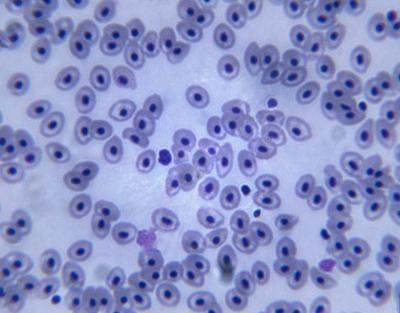
#> input picture test_data/test.jpg, 400 x 313 px
$ python thresh_segment.py
#> lines starting #> are read from the running program, lines starting #| are printed output that depends on the picture; after the words box and inside, x2 and y2 are one past the last pixel; in counts of white or black regions, pixels touching at a corner belong together
import numpy as np
import cv2 as cv
from matplotlib import pyplot as plt

img = cv.imread('test_data/test.jpg')
#> img is the input picture: shape (313, 400, 3); mean B, G, R 200.1, 147.4, 140.2
gray = cv.cvtColor(img,cv.COLOR_BGR2GRAY)
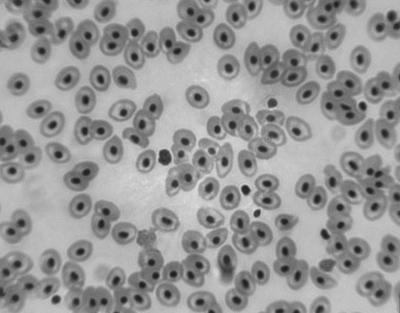
#> gray: shape (313, 400); min 27, max 220, mean 151.3
ret, thresh = cv.threshold(gray,0,255,cv.THRESH_BINARY_INV+cv.THRESH_OTSU)
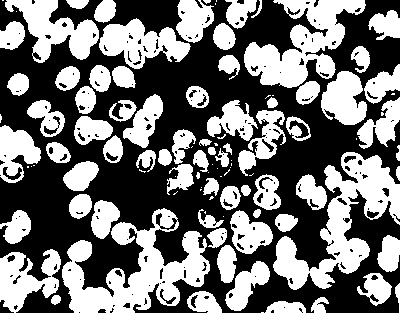
#> thresh: shape (313, 400); 45.4% white; 107 white regions (34 under 20 px), largest, box (x1, y1, x2, y2) and area: (62, 208, 210, 313) 6914, (273, 152, 400, 290) 6343, (244, 0, 366, 88) 4964
#> ret = 148

# noise removal
kernel = np.ones((3,3),np.uint8)
opening = cv.morphologyEx(thresh,cv.MORPH_OPEN,kernel, iterations = 2)
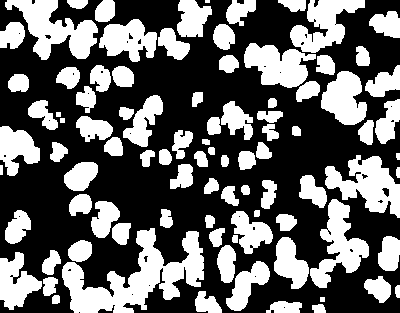
#> opening: shape (313, 400); 39.6% white; 91 white regions (1 under 20 px), largest, box (x1, y1, x2, y2) and area: (62, 228, 204, 313) 5250, (5, 0, 98, 60) 2652, (325, 155, 400, 218) 2481
# sure background area
sure_bg = cv.dilate(opening,kernel,iterations=3)
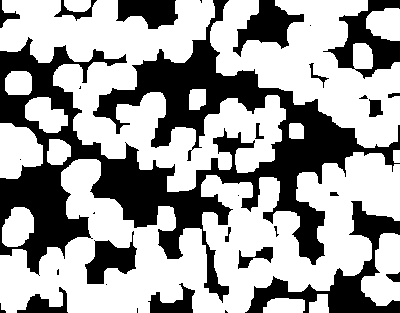
#> sure_bg: shape (313, 400); 62.8% white; 31 black regions (10 under 20 px), largest, box (x1, y1, x2, y2) and area: (0, 0, 400, 303) 32925, (245, 201, 400, 313) 4167, (323, 0, 400, 79) 2321
# Finding sure foreground area
dist_transform = cv.distanceTransform(opening,cv.DIST_L2,5)
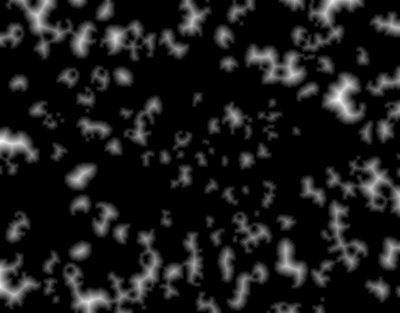
#> dist_transform: shape (313, 400) float32; min 0, max 14.98, mean 1.52; drawn with min black and max white
ret, sure_fg = cv.threshold(dist_transform,0.7*dist_transform.max(),255,0)
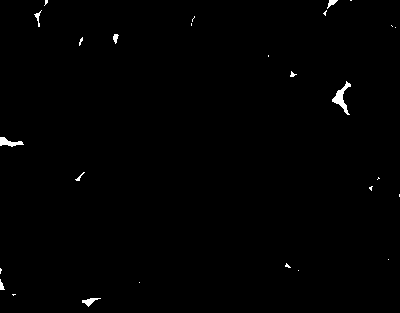
#> sure_fg: shape (313, 400) float32; 0.57% white; 27 white regions (18 under 20 px), largest, box (x1, y1, x2, y2) and area: (332, 81, 351, 115) 214, (0, 137, 24, 147) 123, (82, 298, 101, 307) 74
#> ret = 10.49
# Finding unknown region
sure_fg = np.uint8(sure_fg)
unknown = cv.subtract(sure_bg,sure_fg)
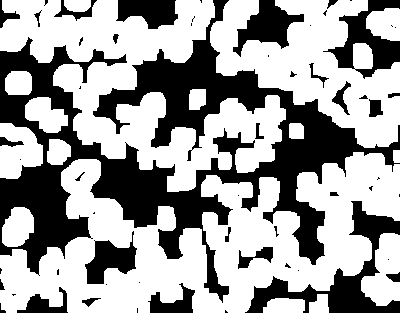
#> unknown: shape (313, 400); 62.2% white; 58 black regions (28 under 20 px), largest, box (x1, y1, x2, y2) and area: (0, 0, 400, 303) 32925, (245, 201, 400, 313) 4167, (323, 0, 400, 79) 2321

cv.imshow('hi', sure_fg)
cv.imshow('hi1', sure_bg)
cv.imshow('hi2', unknown)
cv.waitKey(0)
cv.destroyAllWindows()
